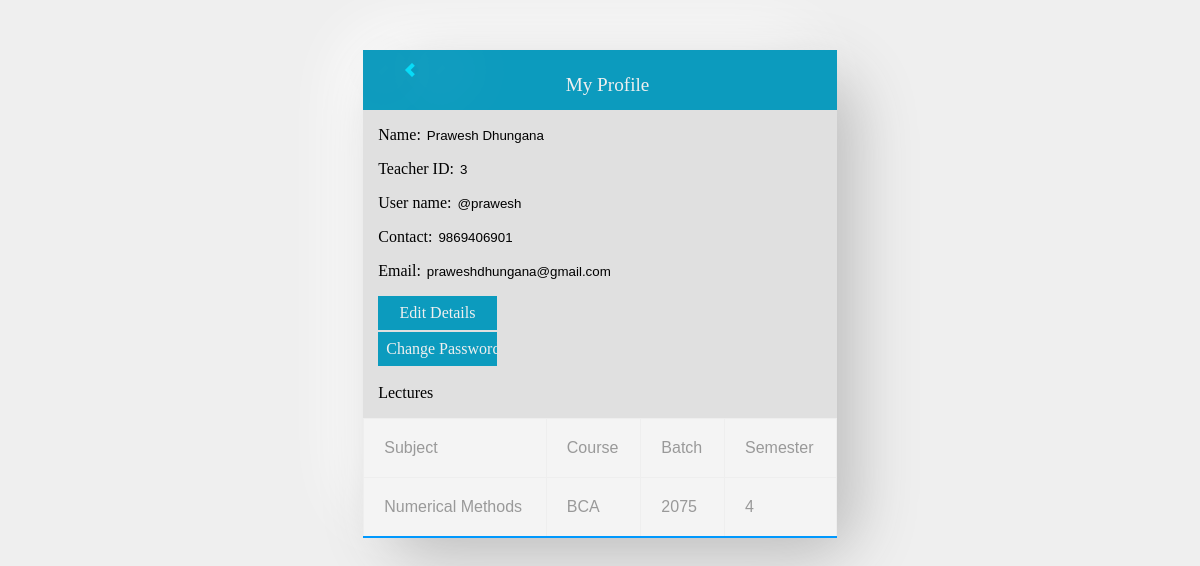
The app's page /ams/Teacher/TeacherProfile.php?ID=3 (signed in) with its own data.
### tables this page shows
CREATE TABLE `teacher` (
  `tid` int(11) NOT NULL,
  `First_Name` varchar(20) NOT NULL,
  `Last_Name` varchar(20) NOT NULL,
  `user_name` varchar(30) NOT NULL,
  `password` varchar(32) NOT NULL,
  `contact_number` varchar(10) NOT NULL,
  `email` varchar(50) NOT NULL,
  `Active_Status` tinyint(1) NOT NULL
);

CREATE TABLE `teacher_subject` (
  `SN` int(10) NOT NULL,
  `tid` int(11) NOT NULL,
  `sid` varchar(10) NOT NULL,
  `course` varchar(30) NOT NULL,
  `year` year(4) NOT NULL,
  `sem_id` int(2) NOT NULL
);

CREATE TABLE `subjects` (
  `sid` varchar(10) NOT NULL,
  `subject` char(50) NOT NULL,
  `cid` int(10) DEFAULT NULL,
  `sem_id` int(2) NOT NULL
);

### ams/Teacher/TeacherProfile.php (the view, shortened to what this page needs)
<?php
  include("../connection.php");
  $tid=$_GET['ID'];
  $sql="SELECT * FROM teacher where tid='$tid'";
  $data=mysqli_query($conn,$sql);
  $row=mysqli_fetch_assoc($data);
?>
<!DOCTYPE html>
<html>
<head>
  <link rel="stylesheet" href="css/TeacherProfile.css">
</head>
<body>
  <form action="student_view.php" method="post">
    <div id="container">
      <div class="header">
        <a href="javascript:window.history.back();" class="arrow left"></a>
        <p class="Title">My Profile</p>
      </div>
      <div class="element">
        <p>Name: <input type="text" class="input" value="<?php echo $row['First_Name']." ".$row['Last_Name'];?>"></p>
        <p>Teacher ID: <input type="text" class="input" value="<?php echo  $tid?>" name="tid"></p>
        <p>User name: <input type="text" class="input" value="<?php echo  $row['user_name']?>"></p>
        <p>Contact: <input type="text" class="input" value="<?php echo  $row['contact_number']?>"></p>
        <p>Email: <input type="text" class="input" value="<?php echo  $row['email']?>"></p>
        <a href="editTeacherProfile.php?GetID=<?php echo $tid?>" onclick="return confirm('Confirm Edit')">
          <input id="Edit" type="button" name="Edit" value="Edit Details" class="ebtn"/>
        </a><br>
        <a href="changePassword.php?GetID=<?php echo $tid?>" onclick="return confirm('Change Password')">
          <input id="Edit" type="button" name="Edit" value="Change Password" class="ebtn"/>
        </a>
        <p>Lectures</p>
        <table>
          <thead>
            <tr>
              <td>Subject</td>
              <td>Course</td>
              <td>Batch</td>
              <td>Semester</td>
            </tr>
          </thead>
          <tbody>
            <?php
            $sql2="SELECT * FROM `teacher_subject` natural join`subjects` WHERE tid='$tid'";
            $data2=mysqli_query($conn,$sql2);
            while($row2=mysqli_fetch_assoc($data2)){?>
            <tr>
            <td><?php echo $row2['subject'];?></td>
            <td><?php echo $row2['course'];?></td>
            <td><?php echo $row2['year'];?></td>
            <td><?php echo $row2['sem_id'];?></td>
            </tr>
            <?php
            }?>
          </tbody>
        </table>
      </div>
    </div>
  </form>
</body>
</html>

### ams/Teacher/css/TeacherProfile.css (style rules this page uses)
body { background-color: #efefef; }
.arrow { border: solid #07dcf8; box-shadow:20px 20px 60px #bebebe, -20px -20px 60px #ffffff; border-width: 0 4px 4px 0; display: inline-block; padding: 3px; position: fixed; margin-left: -12%; margin-top:10px; }
.left { transform: rotate(135deg); -webkit-transform: rotate(135deg); }
#container { width: 40%; height:auto; margin: 0 auto; margin-top: 50px; border-radius: 50px; background: #e0e0e0; box-shadow: 20px 20px 60px #bebebe, -20px -20px 60px #ffffff; }
p { font-family: serif; margin-left: 15px; }
.input { border:none; pointer-events:none; background: transparent; width:60%; }
.Title { display: inline-block; }
.header { width: 100% auto; height: 50px; background-color: #0c9bbe; color: #efefef; text-align: center; font-family: serif; font-size:larger; padding:5px; }
table { font-family: sans-serif; border-collapse: collapse; border: 1px solid #eee; border-bottom: 2px solid rgb(0, 152, 253); width: 100%; }
tr { background: #f4f4f4; width: 50px; }
td { color: #999; border: 1px solid #eee; padding: 20px; }
.ebtn { background: #0c9bbe; border-style: none; padding: 8px; width: 25%; font-size: medium; font-family: serif; font-weight: 500; color: #efefef; cursor: pointer; margin:0 0 2px 15px; }
a { text-decoration: none; }

### records on screen
teacher: First_Name+Last_Name "Prawesh Dhungana", user_name "@prawesh", contact_number "9869406901", email "praweshdhungana@gmail.com"
teacher_subject: sid.subject "Numerical Methods", course "BCA", year "2075", sem "4"
